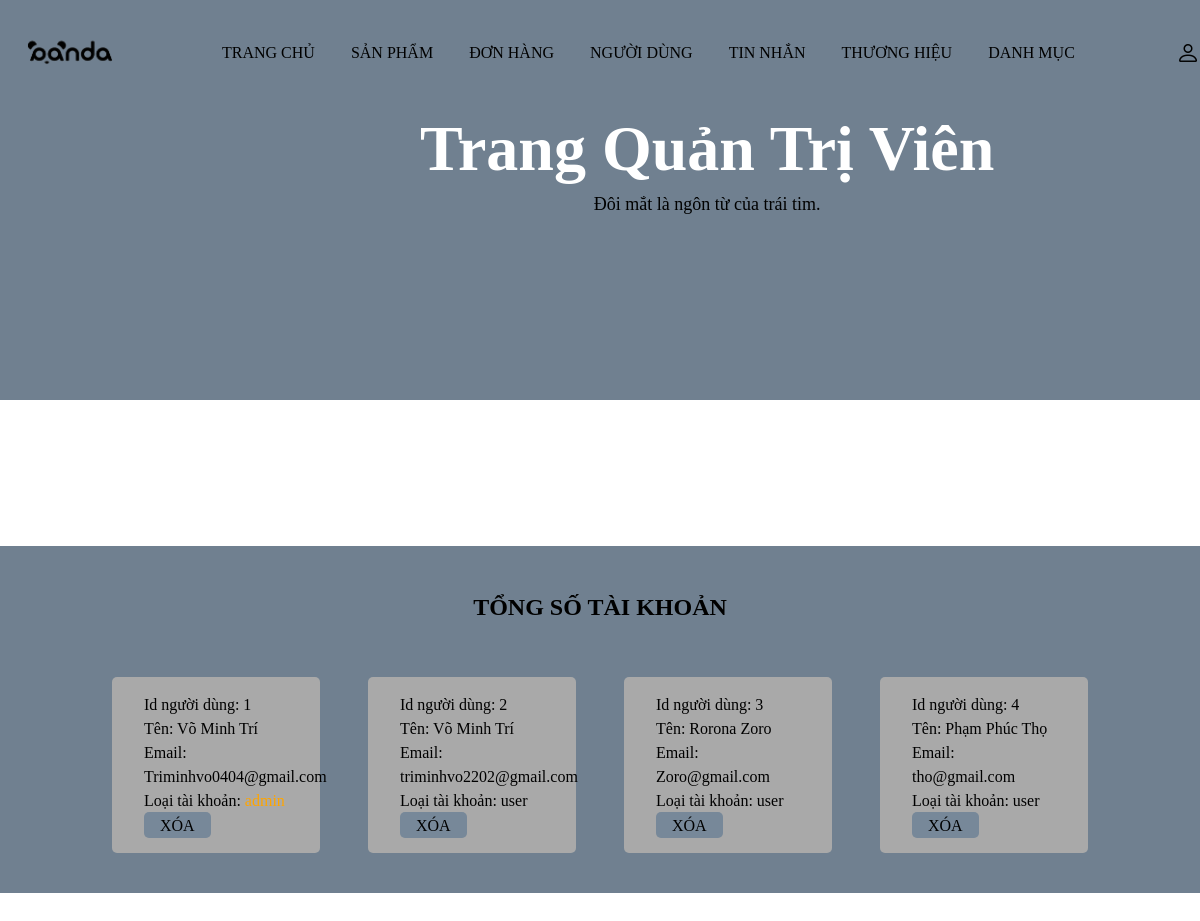
The page /admin_user.php (signed in) on the database its author committed.
### tables this page shows
CREATE TABLE `users` (
  `id` int(255) NOT NULL,
  `name` varchar(255) NOT NULL,
  `email` varchar(255) NOT NULL,
  `password` varchar(255) NOT NULL,
  `user_type` varchar(255) NOT NULL DEFAULT 'user'
);

### admin_user.php (the view, shortened to what this page needs)
<?php
    include 'connection.php';
?>
<!DOCTYPE html>
<html lang="en">
<head>
    <link rel="stylesheet" href="https://cdn.jsdelivr.net/npm/bootstrap-icons@1.9.1/font/bootstrap-icons.css">
    <link rel="stylesheet" type="text/css" href="style.css?v=1.1 <?php echo time();?>">
</head>
<body>
    <?php include 'admin_header.php';?>
    <section class="message-container">
        <h1 class="title">Tổng số tài khoản</h1>
        <div class="box-container">
            <?php
                $select_users = mysqli_query($conn, "SELECT * FROM `users`") or die('query failed');
                if(mysqli_num_rows($select_users) > 0){
                    while($fetch_users = mysqli_fetch_assoc($select_users)){
            ?>
            <div class="box">
                <p>Id người dùng: <span><?php echo $fetch_users['id']; ?></span></p>
                <p>Tên: <span><?php echo $fetch_users['name']; ?></span></p>
                <p>Email: <span><?php echo $fetch_users['email']; ?></span></p>
                <p>Loại tài khoản: <span style="color: <?php if($fetch_users['user_type']=='admin'){echo 'orange';};?>"><?php echo $fetch_users['user_type']; ?></span></p>
                <a class="btn-delete" href="admin_user.php?delete=<?php echo $fetch_users['id'];?>;" onclick="return confirm('Xóa tài khoản người dùng này');">Xóa</a>
            </div>
            <?php
                    }
                }else{
                    echo'
                        <div class="empty">
                            <p>Chưa có người dùng được tạo</p>
                        </div>
                    ';
                }
            ?>
        </div>
    </section>
</body>
</html>

### style.css (style rules this page uses)
* { margin: 0; padding: 0; box-sizing: border-box; }
:root { --box-shadow: 0px 0px 0px 6px rgb(255 255 255/40%); --orange: #708090; }
a { text-decoration: none; }
.btn-delete { padding: .3rem 1em; text-transform: uppercase; background: #778899; color: #000000; border-radius: 5px; cursor: pointer; }
.title { text-align: center; margin-bottom: 1rem; }
.form-container::before, .show-products::before, .message-container::before, .order-container::before { content: ''; position: absolute; top: -5%; left: -10px; width: 255px; height: 650px; background-size: 225px; background-repeat: no-repeat; z-index: 100; }
.box-container { padding: 2% 8%; display: grid; grid-template-columns: repeat(auto-fit, minmax(15rem, 1fr)); column-gap: 1rem; }
.box-container .box { background: #A9A9A9; box-shadow: #2F4F4F; padding: 2rem; text-align: center; border-radius: 5px; margin: 1rem; }
.show-products, .message-container, .order-container { position: relative; background: var(--orange); margin-top: -3.5rem; }
.box-container .box { line-height: 1.5; }
.message-container .title, .order-container .title { text-transform: uppercase; padding-top: 3rem; }
.box-container .box { text-align: left; padding: 1rem 2rem; }

### rows shown on the page
users: id "1", name "Võ Minh Trí", email "Triminhvo0404@gmail.com"
users: id "2", name "Võ Minh Trí", email "triminhvo2202@gmail.com", user_type "user"
users: id "3", name "Rorona Zoro", email "Zoro@gmail.com", user_type "user"
users: id "4", name "Phạm Phúc Thọ", email "tho@gmail.com", user_type "user"
